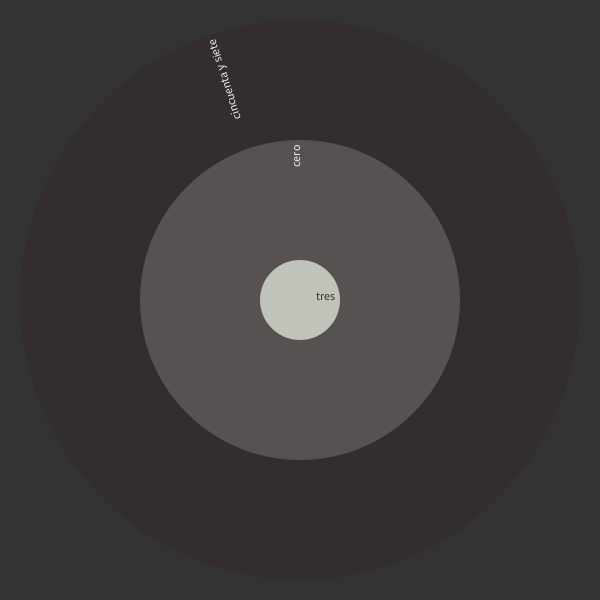
Frame 1 (no input)
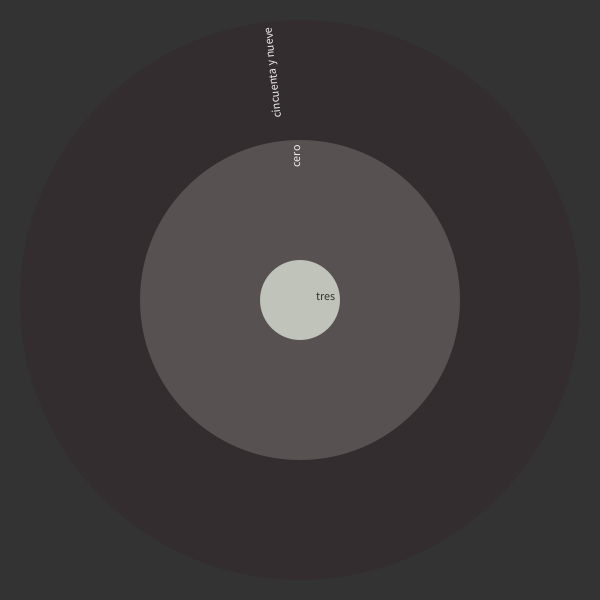
Frame 60 (the mouse pressed at the canvas centre just before this capture)
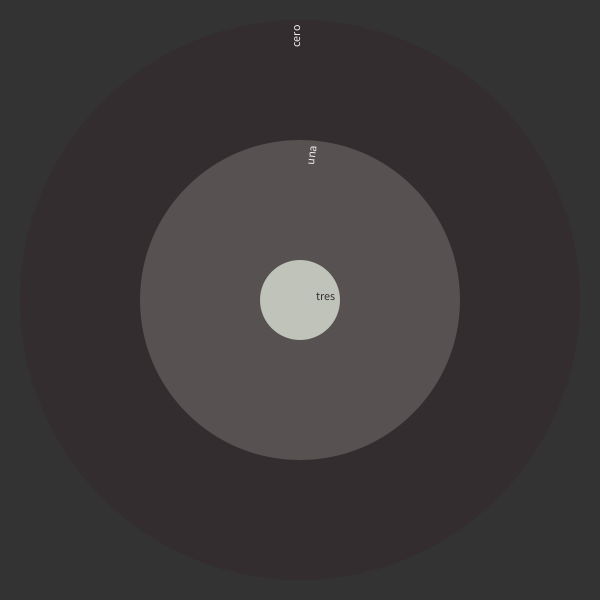
Frame 120 (the mouse held since frame 60 and released just before this capture)

The Processing sketch that drew these frames (run headless with seeded random() and noise(); from frame 60 on, the mouse is pressed at the canvas centre):

// Processing sketch: processing_101742
// ── processing_101742.pde

/**
Radial text clock

A small sketch just to pass some time (no pun).

@author: Made by @ramayac
@date: 25 Jun 2013
*/

void setup(){
  size(600, 600);
  //background(#6BB199);
  background(51);
  smooth();
}

//Changed "uno" to "una".
String[] numeros = { "cero", "una", "dos", "tres", "cuatro", "cinco", "seis", "siete", "ocho", "nueve", "diez", "once", "doce", "trece", "catorce", "quince", "dieciséis", "diecisiete", "dieciocho", "diecinueve", "veinte", "veintiuno", "veintidós", "veintitres", "veinticuatro", "veinticinco", "veintiséis", "veintisiete", "veintiocho", "veintinueve", "treinta", "treinta y uno", "treinta y dos", "treinta y tres", "treinta y cuatro", "treinta y cinco", "treinta y seis", "treinta y siete", "treinta y ocho", "treinta y nueve", "cuarenta", "cuarenta y uno", "cuarenta y dos", "cuarenta y tres", "cuarenta y cuatro", "cuarenta y cinco", "cuarenta y seis", "cuarenta y siete", "cuarenta y ocho", "cuarenta y nueve", "cincuenta", "cincuenta y uno", "cincuenta y dos", "cincuenta y tres", "cincuenta y cuatro", "cincuenta y cinco", "cincuenta y seis", "cincuenta y siete", "cincuenta y ocho", "cincuenta y nueve", "sesenta"
};

void draw(){
  background(51);
  
  drawWheel(#332D2F, #F2F1F0, 80+240+240, second(), 60);
  drawWheel(#575151, #F2F1F0, 80+240, minute(), 60);
  drawWheel(#BFC3B9, #332D2F, 80, hour(), 12);
}

void drawWheel(color fondo, color textcolor, int radio, float tiempo, int medida){
  pushMatrix();
  
  fill(fondo);
  //stroke(fondo);
  noStroke();
  ellipse(width/2, height/2, radio, radio);
  
  translate(width / 2, height / 2);
  int t = (int) tiempo;
  float radT = 360 / medida * tiempo - 90;
  
  //String s = "" + (t<=9?"0"+t:t); 
  String s = numeros[t];
  float textW = textWidth(s);
  
  pushMatrix();
  rotate(radians(radT));
  fill(textcolor);
  text(s, radio/2 - textW - 5, 0);
  popMatrix();
  
  popMatrix();
}
